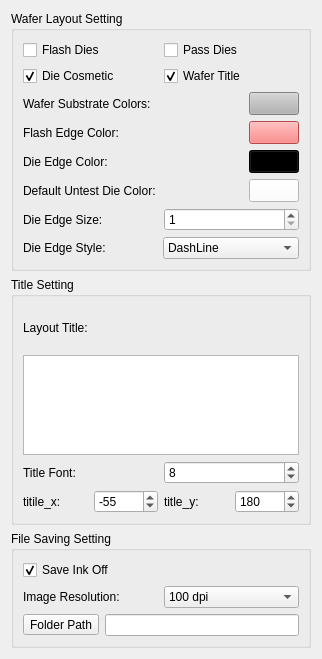
<?xml version="1.0" encoding="UTF-8"?>
<ui version="4.0">
 <class>App_Setting_Dialog</class>
 <widget class="QDialog" name="App_Setting_Dialog">
  <property name="geometry">
   <rect>
    <x>0</x>
    <y>0</y>
    <width>322</width>
    <height>659</height>
   </rect>
  </property>
  <property name="windowTitle">
   <string>Dialog</string>
  </property>
  <layout class="QGridLayout" name="gridLayout_4">
   <item row="0" column="0">
    <widget class="QGroupBox" name="groupBox_wafer_layout_setting">
     <property name="toolTip">
      <string>Wafer Layout Setting</string>
     </property>
     <property name="title">
      <string>Wafer Layout Setting</string>
     </property>
     <layout class="QGridLayout" name="gridLayout_3">
      <item row="5" column="0">
       <layout class="QHBoxLayout" name="horizontalLayout_12">
        <item>
         <widget class="QLabel" name="label_2">
          <property name="text">
           <string>Default Untest Die Color:</string>
          </property>
         </widget>
        </item>
        <item>
         <widget class="QToolButton" name="toolButton_die_untest_color">
          <property name="minimumSize">
           <size>
            <width>50</width>
            <height>0</height>
           </size>
          </property>
          <property name="styleSheet">
           <string notr="true">background-color: rgb(255, 255, 255);</string>
          </property>
          <property name="text">
           <string/>
          </property>
         </widget>
        </item>
       </layout>
      </item>
      <item row="1" column="0">
       <layout class="QHBoxLayout" name="horizontalLayout_11">
        <item>
         <widget class="QCheckBox" name="checkBox_die_cosmetic">
          <property name="toolTip">
           <string>Cosmetic Plot Die</string>
          </property>
          <property name="text">
           <string>Die Cosmetic</string>
          </property>
          <property name="checked">
           <bool>true</bool>
          </property>
         </widget>
        </item>
        <item>
         <widget class="QCheckBox" name="checkBox_wafer_title">
          <property name="text">
           <string>Wafer Title</string>
          </property>
          <property name="checked">
           <bool>true</bool>
          </property>
         </widget>
        </item>
       </layout>
      </item>
      <item row="0" column="0">
       <layout class="QHBoxLayout" name="horizontalLayout_6">
        <item>
         <widget class="QCheckBox" name="checkBox_show_flash">
          <property name="toolTip">
           <string>Show Flash Dies </string>
          </property>
          <property name="text">
           <string>Flash Dies</string>
          </property>
         </widget>
        </item>
        <item>
         <widget class="QCheckBox" name="checkBox_show_pass_die">
          <property name="toolTip">
           <string>Show Pass Dies</string>
          </property>
          <property name="text">
           <string>Pass Dies</string>
          </property>
         </widget>
        </item>
       </layout>
      </item>
      <item row="4" column="0">
       <layout class="QHBoxLayout" name="horizontalLayout_3">
        <item>
         <widget class="QLabel" name="label_die_edge_color">
          <property name="text">
           <string>Die Edge Color:</string>
          </property>
         </widget>
        </item>
        <item>
         <widget class="QToolButton" name="toolButton_die_line_color">
          <property name="minimumSize">
           <size>
            <width>50</width>
            <height>0</height>
           </size>
          </property>
          <property name="toolTip">
           <string>die edge color</string>
          </property>
          <property name="styleSheet">
           <string notr="true">background-color: rgb(0, 0, 0);</string>
          </property>
          <property name="text">
           <string/>
          </property>
         </widget>
        </item>
       </layout>
      </item>
      <item row="7" column="0">
       <layout class="QHBoxLayout" name="horizontalLayout_5">
        <item>
         <widget class="QLabel" name="label_die_line_style">
          <property name="text">
           <string>Die Edge Style:</string>
          </property>
         </widget>
        </item>
        <item>
         <widget class="QComboBox" name="comboBox_die_line_style">
          <property name="toolTip">
           <string>die line type </string>
          </property>
          <item>
           <property name="text">
            <string>DashLine</string>
           </property>
          </item>
          <item>
           <property name="text">
            <string>SolidLine</string>
           </property>
          </item>
          <item>
           <property name="text">
            <string>DashDotLine</string>
           </property>
          </item>
          <item>
           <property name="text">
            <string>DashDotDotLine</string>
           </property>
          </item>
          <item>
           <property name="text">
            <string>CustomerDashLine</string>
           </property>
          </item>
         </widget>
        </item>
       </layout>
      </item>
      <item row="2" column="0">
       <layout class="QHBoxLayout" name="horizontalLayout">
        <item>
         <widget class="QLabel" name="label_wafer_substrate_color">
          <property name="text">
           <string>Wafer Substrate Colors:</string>
          </property>
         </widget>
        </item>
        <item>
         <widget class="QToolButton" name="toolButton_wafer_substrate_color">
          <property name="minimumSize">
           <size>
            <width>50</width>
            <height>0</height>
           </size>
          </property>
          <property name="toolTip">
           <string>wafer substrate color</string>
          </property>
          <property name="styleSheet">
           <string notr="true">background-color: rgb(179, 179, 179);</string>
          </property>
          <property name="text">
           <string/>
          </property>
         </widget>
        </item>
       </layout>
      </item>
      <item row="3" column="0">
       <layout class="QHBoxLayout" name="horizontalLayout_2">
        <item>
         <widget class="QLabel" name="label">
          <property name="text">
           <string>Flash Edge Color:</string>
          </property>
         </widget>
        </item>
        <item>
         <widget class="QToolButton" name="toolButton_flash_line_color">
          <property name="minimumSize">
           <size>
            <width>50</width>
            <height>0</height>
           </size>
          </property>
          <property name="toolTip">
           <string>flash die color </string>
          </property>
          <property name="styleSheet">
           <string notr="true">background-color: rgb(253, 102, 102);</string>
          </property>
          <property name="text">
           <string/>
          </property>
         </widget>
        </item>
       </layout>
      </item>
      <item row="6" column="0">
       <layout class="QHBoxLayout" name="horizontalLayout_4">
        <item>
         <widget class="QLabel" name="label_die_edge_size">
          <property name="text">
           <string>Die Edge Size:</string>
          </property>
         </widget>
        </item>
        <item>
         <widget class="QSpinBox" name="spinBox_die_edge_size">
          <property name="toolTip">
           <string>set the die edge font </string>
          </property>
          <property name="minimum">
           <number>1</number>
          </property>
          <property name="maximum">
           <number>10</number>
          </property>
         </widget>
        </item>
       </layout>
      </item>
     </layout>
    </widget>
   </item>
   <item row="1" column="0">
    <widget class="QGroupBox" name="groupBox">
     <property name="title">
      <string>Title Setting</string>
     </property>
     <layout class="QGridLayout" name="gridLayout">
      <item row="0" column="0">
       <layout class="QVBoxLayout" name="verticalLayout">
        <item>
         <widget class="QLabel" name="label_3">
          <property name="text">
           <string>Layout Title:</string>
          </property>
         </widget>
        </item>
        <item>
         <widget class="QPlainTextEdit" name="plainTextEdit_wafer_title_name">
          <property name="maximumSize">
           <size>
            <width>16777215</width>
            <height>100</height>
           </size>
          </property>
         </widget>
        </item>
       </layout>
      </item>
      <item row="1" column="0">
       <layout class="QHBoxLayout" name="horizontalLayout_10">
        <item>
         <widget class="QLabel" name="label_4">
          <property name="text">
           <string>Title Font:</string>
          </property>
         </widget>
        </item>
        <item>
         <widget class="QSpinBox" name="spinBox_wafer_title_font">
          <property name="minimum">
           <number>5</number>
          </property>
          <property name="maximum">
           <number>25</number>
          </property>
          <property name="value">
           <number>8</number>
          </property>
         </widget>
        </item>
       </layout>
      </item>
      <item row="2" column="0">
       <layout class="QHBoxLayout" name="horizontalLayout_9">
        <item>
         <widget class="QLabel" name="label_title_position_x">
          <property name="text">
           <string>titile_x:</string>
          </property>
         </widget>
        </item>
        <item>
         <widget class="QSpinBox" name="spinBox_title_pos_x">
          <property name="minimum">
           <number>-200</number>
          </property>
          <property name="maximum">
           <number>200</number>
          </property>
          <property name="value">
           <number>-55</number>
          </property>
         </widget>
        </item>
        <item>
         <widget class="QLabel" name="label_title_position_y">
          <property name="text">
           <string>title_y:</string>
          </property>
         </widget>
        </item>
        <item>
         <widget class="QSpinBox" name="spinBox_title_pos_y">
          <property name="minimum">
           <number>-200</number>
          </property>
          <property name="maximum">
           <number>200</number>
          </property>
          <property name="value">
           <number>180</number>
          </property>
         </widget>
        </item>
       </layout>
      </item>
     </layout>
    </widget>
   </item>
   <item row="2" column="0">
    <widget class="QGroupBox" name="groupBox_file_saving_setting">
     <property name="title">
      <string>File Saving Setting</string>
     </property>
     <layout class="QGridLayout" name="gridLayout_2">
      <item row="0" column="0">
       <widget class="QCheckBox" name="checkBox_save_ink_off_file">
        <property name="text">
         <string>Save Ink Off</string>
        </property>
        <property name="checked">
         <bool>true</bool>
        </property>
       </widget>
      </item>
      <item row="1" column="0">
       <layout class="QHBoxLayout" name="horizontalLayout_7">
        <item>
         <widget class="QLabel" name="label_image_resolution">
          <property name="text">
           <string>Image Resolution:</string>
          </property>
         </widget>
        </item>
        <item>
         <widget class="QComboBox" name="comboBox_save_file_dpi">
          <item>
           <property name="text">
            <string>100 dpi</string>
           </property>
          </item>
          <item>
           <property name="text">
            <string>300 dpi</string>
           </property>
          </item>
          <item>
           <property name="text">
            <string>600 dpi</string>
           </property>
          </item>
         </widget>
        </item>
       </layout>
      </item>
      <item row="2" column="0">
       <layout class="QHBoxLayout" name="horizontalLayout_8">
        <item>
         <widget class="QToolButton" name="toolButton_save_folder_path">
          <property name="text">
           <string>Folder Path</string>
          </property>
         </widget>
        </item>
        <item>
         <widget class="QLineEdit" name="lineEdit"/>
        </item>
       </layout>
      </item>
     </layout>
    </widget>
   </item>
  </layout>
 </widget>
 <resources/>
 <connections/>
</ui>
